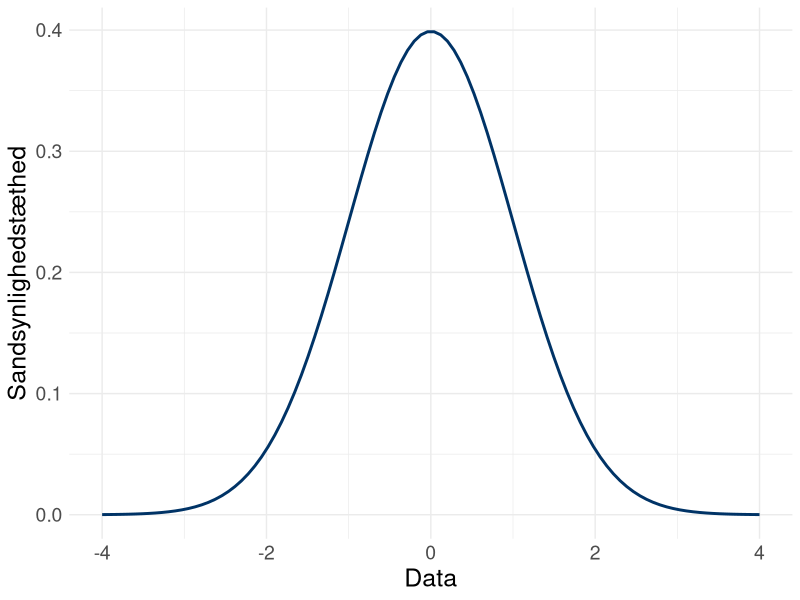
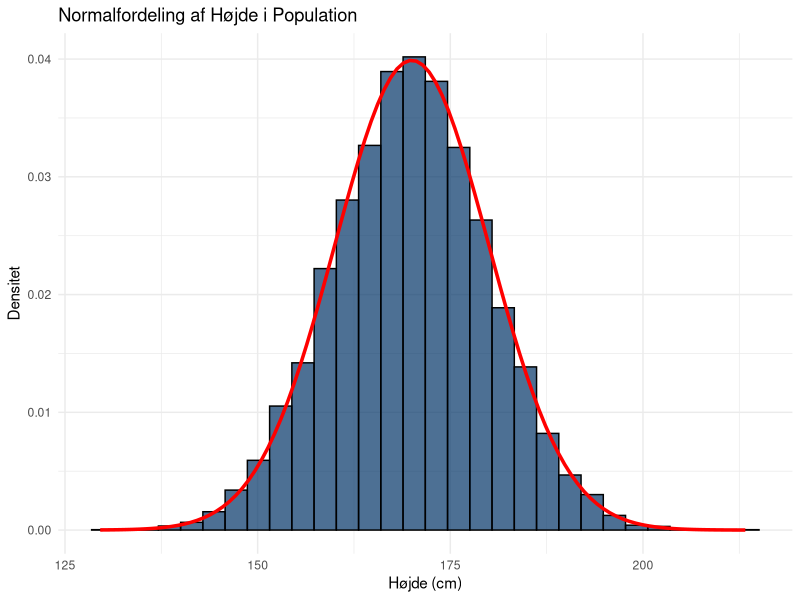
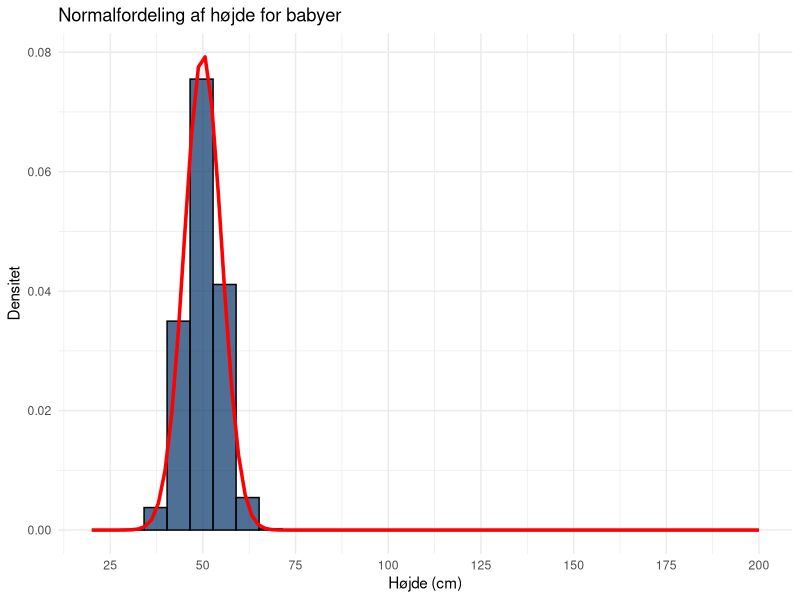
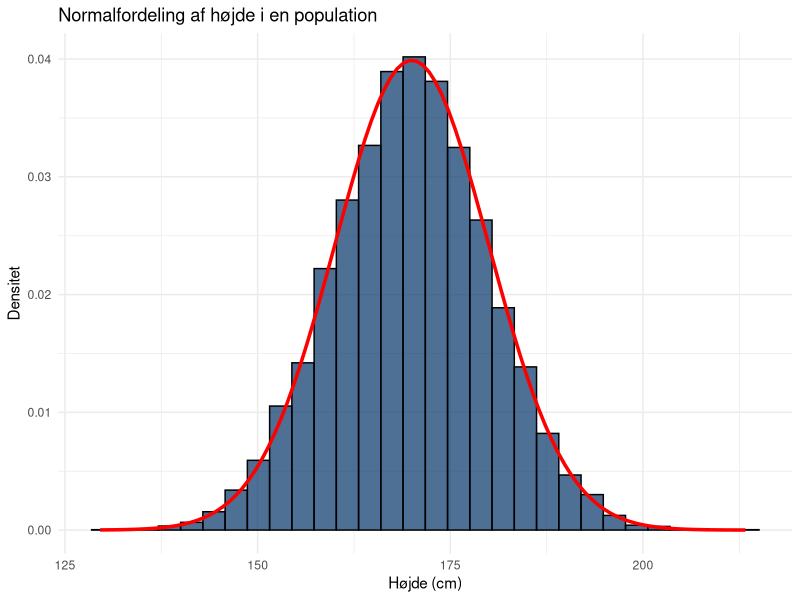
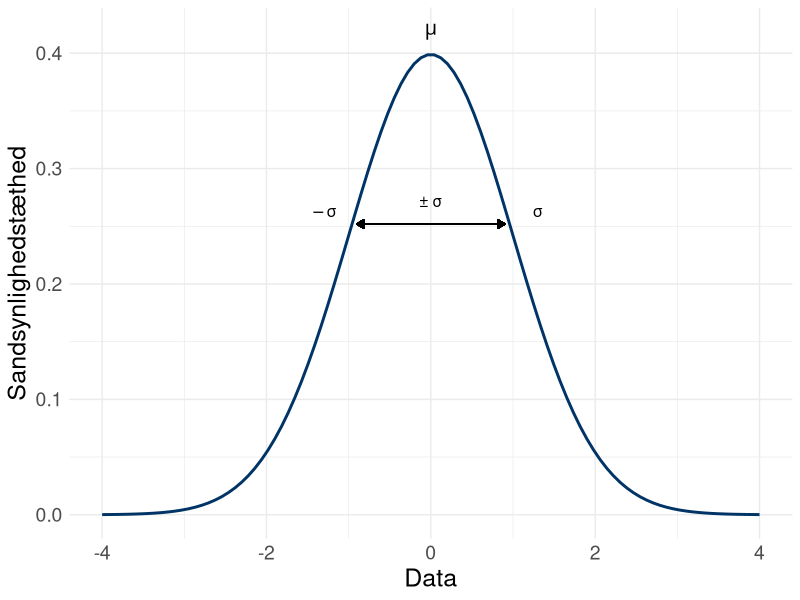
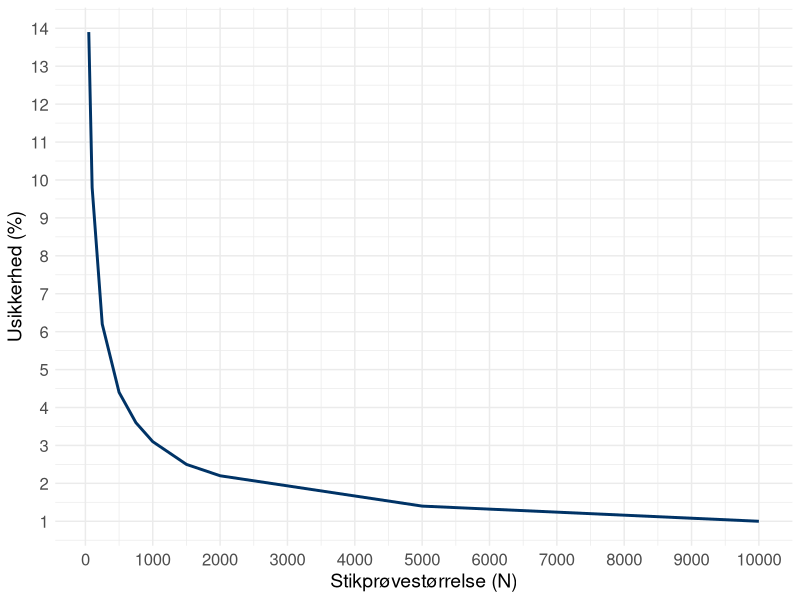
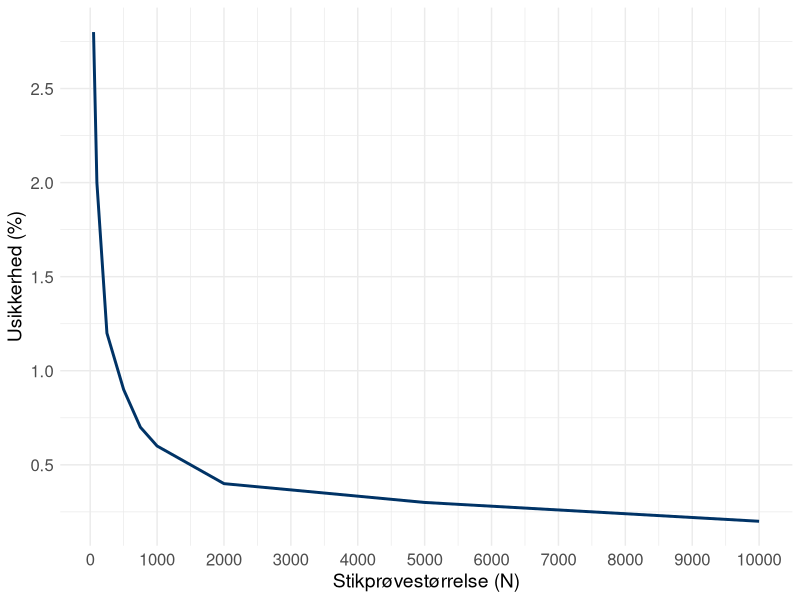

The R source for these figures, in order:
## ---- chunk 1
library(ggplot2)

# Definer parametre for normalfordelingen
mean <- 0       # Gennemsnit
sd <- 1         # Standardafvigelse

# Opret et data frame med x-værdier og deres sandsynlighedstæthed
x <- seq(-4, 4, length.out = 100)  # Interval for x
y <- dnorm(x, mean, sd)            # Beregn sandsynlighedstæthed for normalfordelingen

# Kombiner x og y til et data frame
df <- data.frame(x, y)

# Plot normalfordelingen
(normalfordeling <- ggplot(df, aes(x = x, y = y)) +
  geom_line(color = "#003366", size = 1) +
  labs(y = "Sandsynlighedstæthed", x="Data") +
  theme_minimal() +
  theme(
    text = element_text(size = 16),            # General text size
    axis.title = element_text(size = 18),      # Axis title size
    axis.text = element_text(size = 14),       # Axis labels size
  ))
## ---- chunk 2
# Indlæs nødvendige pakker
library(ggplot2)

# Simuler data for højde
set.seed(42)  # For reproducerbarhed
population_size <- 10000
mean_height <- 170  # Gennemsnitlig højde i cm
sd_height <- 10  # Standardafvigelse i cm

heights <- rnorm(population_size, mean = mean_height, sd = sd_height)

# Lav et datasæt
height_data <- data.frame(Height = heights)

# Plot den simulerede normalfordeling
ggplot(height_data, aes(x = Height)) +
  geom_histogram(aes(y = ..density..), bins = 30, color = "black", fill = "#003366", alpha = 0.7) +
  stat_function(fun = dnorm, args = list(mean = mean_height, sd = sd_height), color = "red", size = 1.2) +
  labs(
    title = "Normalfordeling af Højde i Population",
    x = "Højde (cm)",
    y = "Densitet"
  ) +
  theme_minimal()
## ---- chunk 3
# Indlæs nødvendige pakker
library(ggplot2)

# Simuler data for babyer
set.seed(1234)  # For reproducerbarhed
population_size <- 10000
mean_baby_height <- 50  # Gennemsnitlig højde for babyer i cm
sd_baby_height <- 5  # Standardafvigelse for babyer i cm

baby_heights <- rnorm(population_size, mean = mean_baby_height, sd = sd_baby_height)

# Lav et datasæt
height_data_babies <- data.frame(Height = baby_heights)

# Definer x-akse ticks og interval
x_limits <- c(20, 200)  # Antag intervallet for voksne og babyer
x_ticks <- seq(25, 200, by = 25)  # Ticks for hver 10 cm

# Plot den simulerede normalfordeling for babyer
ggplot(height_data_babies, aes(x = Height)) +
  geom_histogram(aes(y = ..density..), bins = 30, color = "black", fill = "#003366", alpha = 0.7) +
  stat_function(fun = dnorm, args = list(mean = mean_baby_height, sd = sd_baby_height), color = "red", size = 1.2) +
  scale_x_continuous(breaks = x_ticks, limits = x_limits) +  # Ticks for hver 10 cm og x-akse interval
  labs(
    title = "Normalfordeling af højde for babyer",
    x = "Højde (cm)",
    y = "Densitet"
  ) +
  theme_minimal()
## ---- chunk 4
# Indlæs nødvendige pakker
library(ggplot2)

# Simuler data for højde
set.seed(42)  # For reproducerbarhed
population_size <- 10000
mean_height <- 170  # Gennemsnitlig højde i cm
sd_height <- 10  # Standardafvigelse i cm

heights <- rnorm(population_size, mean = mean_height, sd = sd_height)

# Lav et datasæt
height_data <- data.frame(Height = heights)

# Plot den simulerede normalfordeling
ggplot(height_data, aes(x = Height)) +
  geom_histogram(aes(y = ..density..), bins = 30, color = "black", fill = "#003366", alpha = 0.7) +
  stat_function(fun = dnorm, args = list(mean = mean_height, sd = sd_height), color = "red", size = 1.2) +
  labs(
    title = "Normalfordeling af højde i en population",
    x = "Højde (cm)",
    y = "Densitet"
  ) +
  theme_minimal()
## ---- chunk 5

# Load ggplot2 and grid (for arrows)
library(ggplot2)
library(grid)

# Parameters for the standard normal distribution
mean <- 0       # Mean (mu)
sd <- 1         # Standard deviation (sigma)

# Create a data frame with x values and their density for the normal distribution
x <- seq(-4, 4, length.out = 100)  # x-range
y <- dnorm(x, mean, sd)            # Density of the normal distribution
df <- data.frame(x, y)

# Plot the standard normal distribution
ggplot(df, aes(x = x, y = y)) +
  geom_line(color = "#003366", size = 1) +
  labs(y = "Sandsynlighedstæthed", x="Data") +
  theme_minimal() +
  
  # Add text for the mean and standard deviations, slightly shifted to the sides
  annotate("text", x = mean, y = max(y) + 0.02, label = expression(mu), size = 5, color = "black") +
  annotate("text", x = -1.3, y = dnorm(-1, mean, sd) + 0.02, label = expression(-sigma), size = 4, color = "black") +
  annotate("text", x = 1.3, y = dnorm(1, mean, sd) + 0.02, label = expression(sigma), size = 4, color = "black") +
  
  # Add a horizontal arrow between -sigma and +sigma, placed near the sd markers
  geom_segment(aes(x = -0.9, xend = .9, y = dnorm(1, mean, sd) + 0.01, yend = dnorm(1, mean, sd) + 0.01), 
               arrow = arrow(ends = "both", type = "closed", length = unit(0.2, "cm")), color = "black") +
annotate("text", x = 0, y = dnorm(1, mean, sd) + 0.03, label = "± σ", size = 4, color = "black")+
    theme(
    text = element_text(size = 16),            # General text size
    axis.title = element_text(size = 18),      # Axis title size
    axis.text = element_text(size = 14)      # Axis labels size
  )
## ---- chunk 6
# Load ggplot2 for plotting
library(ggplot2)

# Data from the table (sample sizes and uncertainty for 50/50 distribution)
data <- data.frame(
  N = c(50, 100, 250, 500, 750, 1000, 1500, 2000, 5000, 10000),
  Uncertainty = c(13.9, 9.8, 6.2, 4.4, 3.6, 3.1, 2.5, 2.2, 1.4, 1.0)
)

# Create line graph
ggplot(data, aes(x = N, y = Uncertainty)) +
  geom_line(color = "#003366", size = 1) +
  scale_x_continuous(breaks = seq(0, 10000, by = 1000)) +  # Adds ticks every 500 units
  scale_y_continuous(breaks = seq(0, 15, by = 1)) +  # Adds ticks every 500 units
  labs(
    x = "Stikprøvestørrelse (N)",
    y = "Usikkerhed (%)"
  ) +
  theme_minimal() +
   theme(
    axis.title = element_text(size = 14),  # Increase axis titles font size
    axis.text = element_text(size = 12)    # Increase axis labels font size
  )
## ---- chunk 7
# Data from the table (sample sizes and uncertainty for 1/99 distribution)
data <- data.frame(
  N = c(50, 100, 250, 500, 750, 1000, 1500, 2000, 5000, 10000),
  Uncertainty = c(2.8, 2.0, 1.2, 0.9, 0.7, 0.6, 0.5, 0.4, 0.3, 0.2)
)

# Create line graph for 1/99 distribution
ggplot(data, aes(x = N, y = Uncertainty)) +
  geom_line(color = "#003366", size = 1) +
  scale_x_continuous(breaks = seq(0, 10000, by = 1000)) +
  scale_y_continuous(breaks = seq(0, 3, by = 0.5)) +
  labs(
    x = "Stikprøvestørrelse (N)",
    y = "Usikkerhed (%)") +
  theme_minimal() +
  theme(
    axis.title = element_text(size = 14),
    axis.text = element_text(size = 12)
  )
